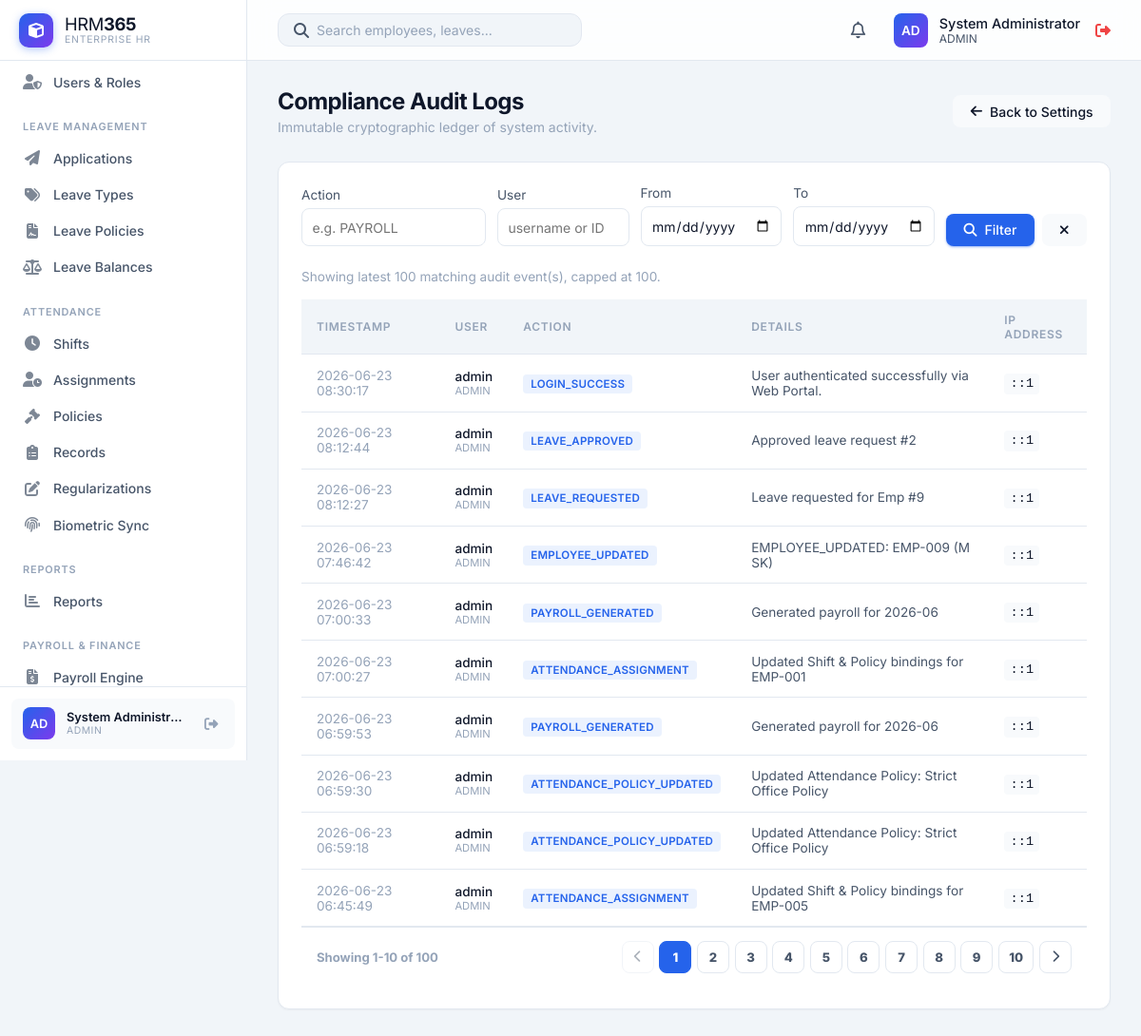
The page /HRM365/modules/settings/audit.php (signed in) on the database its author committed.
### tables this page shows
CREATE TABLE `users` (
  `id` int(11) NOT NULL,
  `username` varchar(50) NOT NULL,
  `password` varchar(255) NOT NULL,
  `full_name` varchar(100) DEFAULT NULL,
  `role` enum('admin','HR','manager','employee') DEFAULT 'employee',
  `status` enum('Active','Inactive') DEFAULT 'Active',
  `language` varchar(20) DEFAULT 'English',
  `department` varchar(50) DEFAULT NULL,
  `employee_id` int(11) DEFAULT NULL,
  `created_at` timestamp NOT NULL DEFAULT current_timestamp()
);

CREATE TABLE `audit_logs` (
  `id` int(11) NOT NULL,
  `user_id` int(11) DEFAULT NULL,
  `action` varchar(255) NOT NULL,
  `details` text DEFAULT NULL,
  `ip_address` varchar(45) DEFAULT NULL,
  `created_at` timestamp NOT NULL DEFAULT current_timestamp()
);

### HRM365/includes/db.php (called while the page is built, shortened)
<?php
if (!function_exists('app_url')) {
    function app_url(string $path = ''): string
    {
        $base = APP_BASE_URL;
        $path = ltrim($path, '/');
        return $path === '' ? $base : $base . '/' . $path;
    }
}
?>

### HRM365/includes/auth.php (called while the page is built, shortened)
<?php
require_once __DIR__ . '/db.php';
$currentUser = [
    'id' => $_SESSION['user_id'],
    'username' => $_SESSION['username'],
    'role' => $_SESSION['role'] ?? 'employee',
    'employee_id' => $_SESSION['employee_id'] ?? null,
    'department' => null
];
$userStmt = $pdo->prepare("SELECT username, role, full_name, employee_id, department FROM users WHERE id = ? AND status = 'Active'");
$userStmt->execute([$currentUser['id']]);
$freshUser = $userStmt->fetch();
$currentUser['username'] = $freshUser['username'];
$currentUser['role'] = $freshUser['role'];
$currentUser['employee_id'] = $freshUser['employee_id'];
$currentUser['department'] = $freshUser['department'];
if ($currentUser['employee_id']) {
    $authStmt = $pdo->prepare("SELECT department FROM employees WHERE id = ?");
    $authStmt->execute([$currentUser['employee_id']]);
    $authEmp = $authStmt->fetch();
    if ($authEmp) {
        $currentUser['department'] = $authEmp['department'];
    }
}
?>

### HRM365/modules/settings/audit.php (the view, shortened to what this page needs)
<?php
require_once '../../includes/db.php';
require_once '../../includes/auth.php';
$action_filter = trim($_GET['action'] ?? '');
$user_filter = trim($_GET['user'] ?? '');
$date_from = trim($_GET['date_from'] ?? '');
$date_to = trim($_GET['date_to'] ?? '');
$where = [];
$params = [];
$whereSql = $where ? 'WHERE ' . implode(' AND ', $where) : '';
$stmt = $pdo->prepare("
    SELECT a.*, u.username, u.role
    FROM audit_logs a
    LEFT JOIN users u ON a.user_id = u.id
    {$whereSql}
    ORDER BY a.created_at DESC
    LIMIT 100
");
$stmt->execute($params);
$logs = $stmt->fetchAll();
include '../../includes/header.php';
?>
<div class="page-header">
    <div>
        <h1 class="page-title">Compliance Audit Logs</h1>
        <div class="page-subtitle">Immutable cryptographic ledger of system activity.</div>
    </div>
    <a href="index.php" class="btn" style="background: var(--bg-hover); color: var(--text-primary);">
        <i class="fas fa-arrow-left"></i> Back to Settings
    </a>
</div>
<div class="card">
    <form method="GET" style="display: grid; grid-template-columns: 1.4fr 1fr 1fr 1fr auto; gap: 0.75rem; align-items: end; margin-bottom: 1.5rem;">
        <div>
            <label style="display: block; margin-bottom: 0.4rem; color: var(--text-secondary); font-size: 0.85rem;">Action</label>
            <input list="auditActions" type="text" name="action" value="<?php echo htmlspecialchars($action_filter); ?>" placeholder="e.g. PAYROLL" style="width: 100%; padding: 0.65rem; border-radius: var(--radius-md); border: 1px solid var(--border-color); background: var(--bg-secondary); color: var(--text-primary); outline: none;">
        </div>
        <div>
            <label style="display: block; margin-bottom: 0.4rem; color: var(--text-secondary); font-size: 0.85rem;">User</label>
            <input type="text" name="user" value="<?php echo htmlspecialchars($user_filter); ?>" placeholder="username or ID" style="width: 100%; padding: 0.65rem; border-radius: var(--radius-md); border: 1px solid var(--border-color); background: var(--bg-secondary); color: var(--text-primary); outline: none;">
        </div>
        <div>
            <label style="display: block; margin-bottom: 0.4rem; color: var(--text-secondary); font-size: 0.85rem;">From</label>
            <input type="date" name="date_from" value="<?php echo htmlspecialchars($date_from); ?>" style="width: 100%; padding: 0.65rem; border-radius: var(--radius-md); border: 1px solid var(--border-color); background: var(--bg-secondary); color: var(--text-primary); outline: none; color-scheme: light;">
        </div>
        <div>
            <label style="display: block; margin-bottom: 0.4rem; color: var(--text-secondary); font-size: 0.85rem;">To</label>
            <input type="date" name="date_to" value="<?php echo htmlspecialchars($date_to); ?>" style="width: 100%; padding: 0.65rem; border-radius: var(--radius-md); border: 1px solid var(--border-color); background: var(--bg-secondary); color: var(--text-primary); outline: none; color-scheme: light;">
        </div>
        <div style="display: flex; gap: 0.5rem;">
            <button type="submit" class="btn btn-primary"><i class="fas fa-search"></i> Filter</button>
            <a href="audit.php" class="btn" style="background: var(--bg-hover); color: var(--text-primary);"><i class="fas fa-times"></i></a>
        </div>
    </form>
    <div style="color: var(--text-muted); font-size: 0.85rem; margin-bottom: 1rem;">
        Showing latest <?php echo count($logs); ?> matching audit event(s), capped at 100.
    </div>
    <div class="table-container">
        <table class="table" style="font-size: 0.85rem;">
            <thead>
                <tr>
                    <th>Timestamp</th>
                    <th>User</th>
                    <th>Action</th>
                    <th>Details</th>
                    <th>IP Address</th>
                </tr>
            </thead>
            <tbody>
                <?php foreach ($logs as $log): ?>
                <tr>
                    <td style="color: var(--text-muted);"><?php echo date('Y-m-d H:i:s', strtotime($log['created_at'])); ?></td>
                    <td>
                        <div style="font-weight: 500; color: var(--text-primary);"><?php echo htmlspecialchars($log['username'] ?? 'SYSTEM'); ?></div>
                        <div style="font-size: 0.7rem; color: var(--text-muted); text-transform: uppercase;"><?php echo htmlspecialchars($log['role'] ?? 'N/A'); ?></div>
                    </td>
                    <td><span class="status-badge" style="background: rgba(59, 130, 246, 0.1); color: var(--accent-primary); border-radius: 4px; padding: 0.2rem 0.5rem;"><?php echo htmlspecialchars($log['action']); ?></span></td>
                    <td style="color: var(--text-secondary);"><?php echo htmlspecialchars($log['details']); ?></td>
                    <td><code style="background: var(--bg-hover); padding: 0.2rem 0.4rem; border-radius: 4px;"><?php echo htmlspecialchars($log['ip_address']); ?></code></td>
                </tr>
                <?php endforeach; ?>
            </tbody>
        </table>
    </div>
</div>
<?php include '../../includes/footer.php'; ?>

### HRM365/includes/header.php (shortened to what this page needs)
<?php
require_once __DIR__ . '/auth.php';
$stylesheetPath = __DIR__ . '/../css/styles.css';
$stylesheetVersion = is_file($stylesheetPath) ? filemtime($stylesheetPath) : time();
?>
<!DOCTYPE html>
<html lang="en">
<head>
    <link rel="stylesheet" href="<?php echo app_url('css/styles.css'); ?>?v=<?php echo $stylesheetVersion; ?>">
    <link rel="stylesheet" href="https://cdnjs.cloudflare.com/ajax/libs/font-awesome/6.4.0/css/all.min.css">
</head>
<body>
    <?php include 'sidebar.php'; ?>
    <div class="main-wrapper">
        <header class="top-header">
            <div class="header-search">
                <i class="fas fa-search text-secondary"></i>
                <input type="text" id="globalSearchInput" placeholder="Search employees, leaves..." autocomplete="off">
            </div>
            <div class="header-actions">
                <a href="<?php echo app_url('modules/notifications/index.php'); ?>" class="action-btn" title="Notifications">
                    <i class="far fa-bell"></i>
                </a>
                <div class="user-profile" style="display: flex; align-items: center; gap: 1rem;">
                    <a href="<?php echo app_url('profile.php'); ?>" style="display: flex; align-items: center; gap: 0.75rem; text-decoration: none; color: inherit;">
                        <div class="avatar"><?php echo strtoupper(substr($currentUser['username'], 0, 2)); ?></div>
                        <div class="user-info">
                            <div style="font-size: 0.9rem; font-weight: 500; color: var(--text-primary);">
                                <?php echo htmlspecialchars($_SESSION['full_name'] ?? $currentUser['username']); ?>
                            </div>
                            <div style="font-size: 0.75rem; color: var(--text-secondary); text-transform: uppercase;">
                                <?php echo htmlspecialchars($currentUser['role']); ?>
                            </div>
                        </div>
                    </a>
                    <a href="<?php echo app_url('logout.php'); ?>" style="color: var(--accent-danger);" title="Logout"><i class="fas fa-sign-out-alt"></i></a>
                </div>
            </div>
        </header>
        <main class="content-area">

### HRM365/includes/sidebar.php (shortened to what this page needs)
<aside class="sidebar">
    <div class="sidebar-header">
        <a href="<?php echo app_url('modules/dashboard/index.php'); ?>" class="sidebar-logo">
            <div class="logo-icon">
                <i class="fas fa-cube"></i>
            </div>
            <div class="logo-text">
                <span class="logo-brand">HRM<strong>365</strong></span>
                <span class="logo-tagline">Enterprise HR</span>
            </div>
        </a>
    </div>
    <nav class="sidebar-nav" id="sidebarNav">
        <?php $uri = $_SERVER['REQUEST_URI']; ?>
        <?php if (in_array($currentUser['role'], ['admin', 'manager', 'HR'])): ?>
        <a href="<?php echo app_url('modules/holidays/index.php'); ?>" class="nav-item <?php echo strpos($uri, '/modules/holidays') !== false ? 'active' : ''; ?>">
        </a>
        <?php endif; ?>
        <?php if (in_array($currentUser['role'], ['admin', 'HR'])): ?>
        <a href="<?php echo app_url('modules/users/index.php'); ?>" class="nav-item <?php echo strpos($uri, '/modules/users') !== false ? 'active' : ''; ?>">
            <i class="fas fa-user-shield nav-icon"></i>
            <span>Users & Roles</span>
        </a>
        <?php endif; ?>
        <div class="nav-section-label">Leave Management</div>
        <a href="<?php echo app_url('modules/leave_applications/index.php'); ?>" class="nav-item <?php echo strpos($uri, '/modules/leave_applications') !== false ? 'active' : ''; ?>">
            <i class="fas fa-paper-plane nav-icon"></i>
            <span>Applications</span>
        </a>
        <a href="<?php echo app_url('modules/leave_types/index.php'); ?>" class="nav-item <?php echo strpos($uri, '/modules/leave_types') !== false ? 'active' : ''; ?>">
            <i class="fas fa-tags nav-icon"></i>
            <span>Leave Types</span>
        </a>
        <a href="<?php echo app_url('modules/leave_policies/index.php'); ?>" class="nav-item <?php echo strpos($uri, '/modules/leave_policies') !== false ? 'active' : ''; ?>">
            <i class="fas fa-file-contract nav-icon"></i>
            <span>Leave Policies</span>
        </a>
        <a href="<?php echo app_url('modules/leave_balances/index.php'); ?>" class="nav-item <?php echo strpos($uri, '/modules/leave_balances') !== false ? 'active' : ''; ?>">
            <i class="fas fa-balance-scale nav-icon"></i>
            <span>Leave Balances</span>
        </a>
        <div class="nav-section-label">Attendance</div>
        <?php if (in_array($currentUser['role'], ['admin', 'HR'])): ?>
        <a href="<?php echo app_url('modules/shifts/index.php'); ?>" class="nav-item <?php echo strpos($uri, '/modules/shifts') !== false ? 'active' : ''; ?>">
            <i class="fas fa-clock nav-icon"></i>
            <span>Shifts</span>
        </a>
        <a href="<?php echo app_url('modules/attendance_assignments/index.php'); ?>" class="nav-item <?php echo strpos($uri, '/modules/attendance_assignments') !== false ? 'active' : ''; ?>">
            <i class="fas fa-user-clock nav-icon"></i>
            <span>Assignments</span>
        </a>
        <a href="<?php echo app_url('modules/attendance_policies/index.php'); ?>" class="nav-item <?php echo strpos($uri, '/modules/attendance_policies') !== false ? 'active' : ''; ?>">
            <i class="fas fa-gavel nav-icon"></i>
            <span>Policies</span>
        </a>
        <?php endif; ?>
        <a href="<?php echo app_url('modules/attendance_records/index.php'); ?>" class="nav-item <?php echo strpos($uri, '/modules/attendance_records') !== false ? 'active' : ''; ?>">
            <i class="fas fa-clipboard-list nav-icon"></i>
            <span>Records</span>
        </a>
        <a href="<?php echo app_url('modules/regularizations/index.php'); ?>" class="nav-item <?php echo strpos($uri, '/modules/regularizations') !== false ? 'active' : ''; ?>">
            <i class="fas fa-edit nav-icon"></i>
            <span>Regularizations</span>
        </a>
        <?php if (in_array($currentUser['role'], ['admin', 'HR'])): ?>
        <a href="<?php echo app_url('modules/biometric_records/index.php'); ?>" class="nav-item <?php echo strpos($uri, '/modules/biometric_records') !== false ? 'active' : ''; ?>">
            <i class="fas fa-fingerprint nav-icon"></i>
            <span>Biometric Sync</span>
        </a>
        <?php endif; ?>
        <div class="nav-section-label">Reports</div>
        <a href="<?php echo app_url('modules/reports/index.php'); ?>" class="nav-item <?php echo strpos($uri, '/modules/reports') !== false ? 'active' : ''; ?>">
            <i class="fas fa-chart-bar nav-icon"></i>
            <span>Reports</span>
        </a>
        <?php if (in_array($currentUser['role'], ['admin', 'HR', 'employee'])): ?>
        <div class="nav-section-label">Payroll & Finance</div>
        <a href="<?php echo app_url('modules/payroll/index.php'); ?>" class="nav-item <?php echo strpos($uri, '/modules/payroll') !== false ? 'active' : ''; ?>">
            <i class="fas fa-file-invoice-dollar nav-icon"></i>
            <span>Payroll Engine</span>
        </a>
        <?php endif; ?>
    </nav>
    <div class="sidebar-footer">
        <div class="sidebar-user">
            <div class="avatar"><?php echo strtoupper(substr($currentUser['username'], 0, 2)); ?></div>
            <div class="sidebar-user-info">
                <div class="sidebar-user-name"><?php echo htmlspecialchars($_SESSION['full_name'] ?? $currentUser['username']); ?></div>
                <div class="sidebar-user-role"><?php echo htmlspecialchars($currentUser['role']); ?></div>
            </div>
            <a href="<?php echo app_url('logout.php'); ?>" class="sidebar-logout" title="Logout"><i class="fas fa-sign-out-alt"></i></a>
        </div>
    </div>
</aside>

### rows shown on the page
users: username "AD", role "ADMIN"
audit_logs: created_at "2026-06-23 08:30:17", user.username "admin", user.role "ADMIN", action "LOGIN_SUCCESS", details "User authenticated successfully via Web Portal.", ip_address "::1"
audit_logs: created_at "2026-06-23 08:12:44", user.username "admin", user.role "ADMIN", action "LEAVE_APPROVED", details "Approved leave request #2", ip_address "::1"
audit_logs: created_at "2026-06-23 08:12:27", user.username "admin", user.role "ADMIN", action "LEAVE_REQUESTED", details "Leave requested for Emp #9", ip_address "::1"
audit_logs: created_at "2026-06-23 07:46:42", user.username "admin", user.role "ADMIN", action "EMPLOYEE_UPDATED", details "EMPLOYEE_UPDATED: EMP-009 (M SK)", ip_address "::1"
audit_logs: created_at "2026-06-23 07:00:33", user.username "admin", user.role "ADMIN", action "PAYROLL_GENERATED", details "Generated payroll for 2026-06", ip_address "::1"
audit_logs: created_at "2026-06-23 07:00:27", user.username "admin", user.role "ADMIN", action "ATTENDANCE_ASSIGNMENT", details "Updated Shift & Policy bindings for EMP-001", ip_address "::1"
audit_logs: created_at "2026-06-23 06:59:53", user.username "admin", user.role "ADMIN", action "PAYROLL_GENERATED", details "Generated payroll for 2026-06", ip_address "::1"
audit_logs: created_at "2026-06-23 06:59:30", user.username "admin", user.role "ADMIN", action "ATTENDANCE_POLICY_UPDATED", details "Updated Attendance Policy: Strict Office Policy", ip_address "::1"
audit_logs: created_at "2026-06-23 06:59:18", user.username "admin", user.role "ADMIN", action "ATTENDANCE_POLICY_UPDATED", details "Updated Attendance Policy: Strict Office Policy", ip_address "::1"
audit_logs: created_at "2026-06-23 06:45:49", user.username "admin", user.role "ADMIN", action "ATTENDANCE_ASSIGNMENT", details "Updated Shift & Policy bindings for EMP-005", ip_address "::1"

### other values the page prints
$_SESSION['full_name'] "System Administr…"
$_SESSION['full_name'] "System Administrator"
count($logs) "100"
